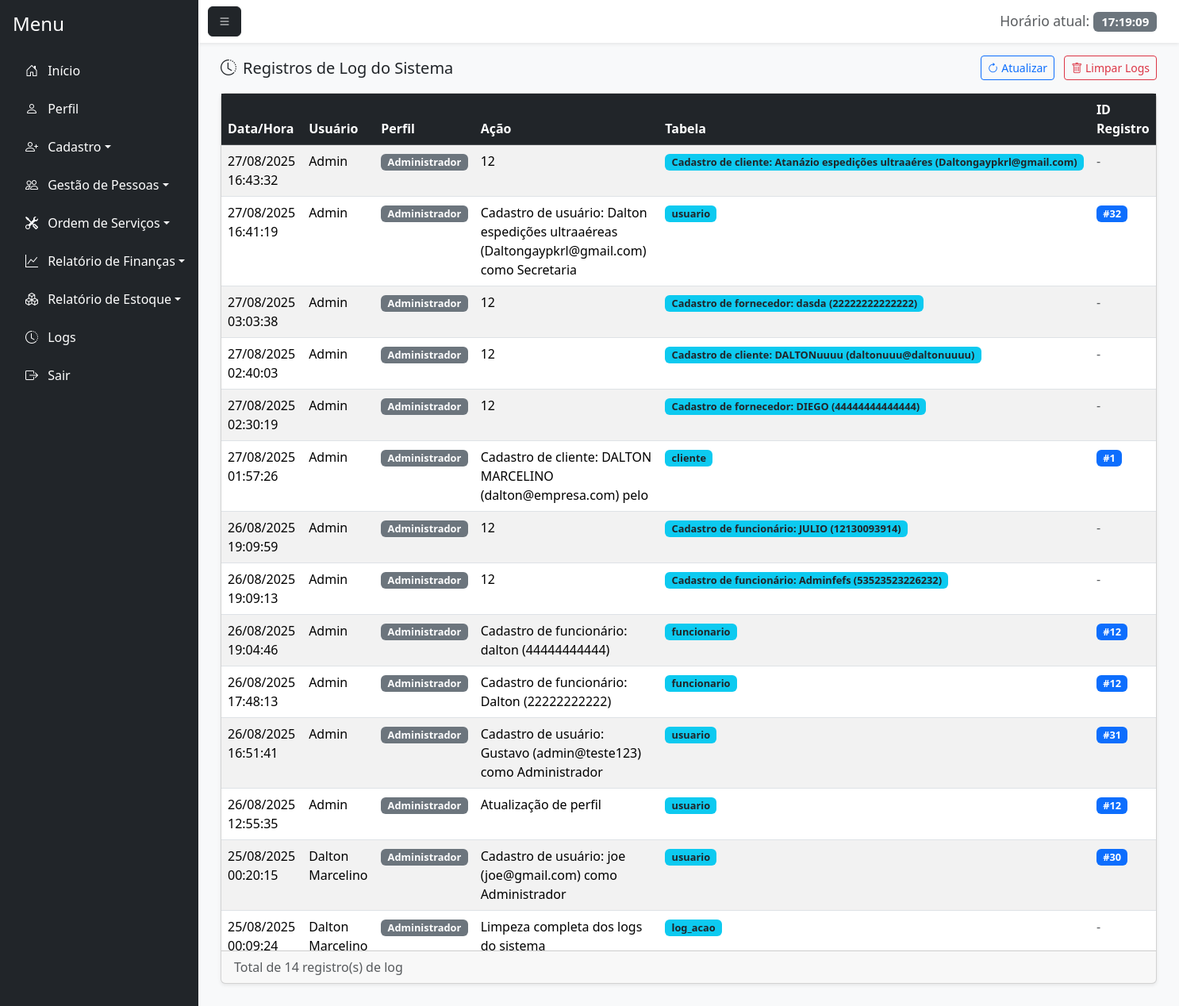
The page /logs.php (signed in) on the database its author committed.
### tables this page shows
CREATE TABLE `log_acao` (
  `id_log` int(11) NOT NULL,
  `id_usuario` int(11) NOT NULL,
  `id_perfil` int(11) NOT NULL,
  `acao` varchar(255) NOT NULL,
  `tabela_afetada` varchar(100) NOT NULL,
  `id_registro` int(11) DEFAULT NULL,
  `data_hora` timestamp NOT NULL DEFAULT current_timestamp()
);

CREATE TABLE `usuario` (
  `id_usuario` int(11) NOT NULL,
  `nome_usuario` varchar(100) NOT NULL,
  `senha` varchar(255) NOT NULL,
  `email` varchar(100) NOT NULL,
  `senha_temporaria` tinyint(1) DEFAULT 0,
  `id_perfil` int(11) NOT NULL,
  `status` enum('Ativo','Inativo') DEFAULT 'Ativo',
  `id_motivo_inatividade` int(11) DEFAULT NULL,
  `data_inatividade` date DEFAULT NULL,
  `observacao_inatividade` text DEFAULT NULL
);

CREATE TABLE `perfil` (
  `id_perfil` int(11) NOT NULL,
  `nome_perfil` varchar(100) NOT NULL
);

### logs.php (the view, shortened to what this page needs)
<?php
require_once 'conexao.php';
require_once 'php/permissoes.php';
$sql = "SELECT l.*, u.nome_usuario, p.nome_perfil
        FROM log_acao l
        JOIN usuario u ON l.id_usuario = u.id_usuario
        JOIN perfil p ON l.id_perfil = p.id_perfil
        ORDER BY l.data_hora DESC";
$stmt = $pdo->query($sql);
$logs = $stmt->fetchAll(PDO::FETCH_ASSOC);
?>
<!DOCTYPE html>
<html lang="pt-BR">
<head>
    <link href="https://cdn.jsdelivr.net/npm/bootstrap@5.3.7/dist/css/bootstrap.min.css" rel="stylesheet">
    <link href="https://cdn.jsdelivr.net/npm/bootstrap-icons@1.11.1/font/bootstrap-icons.css" rel="stylesheet">
</head>
<body>
<div class="d-flex vh-100 bg-light">
    <div class="flex-grow-1 d-flex flex-column">
        <nav class="navbar navbar-light bg-white shadow-sm">
            <div class="container-fluid">
                <button class="btn btn-dark" id="menu-toggle"><i class="bi bi-list"></i></button>
                <span class="navbar-brand mb-0 h1">
                    <small class="text-muted">Horário atual:</small>
                    <span id="liveClock" class="badge bg-secondary"></span>
                </span>
            </div>
        </nav>
        <div class="flex-grow-1 p-3" style="overflow-y: auto;">
            <div class="container-fluid">
                <div class="d-flex justify-content-between align-items-center mb-3">
                    <h5 class="mb-0"><i class="bi bi-clock-history me-2"></i>Registros de Log do Sistema</h5>
                    <div>
                        <button class="btn btn-outline-primary btn-sm me-2" onclick="window.location.reload()">
                            <i class="bi bi-arrow-clockwise"></i> Atualizar
                        </button>
                        <?php if ($_SESSION['perfil'] == 1): ?>
                            <button class="btn btn-outline-danger btn-sm" onclick="confirmarLimpezaLogs()">
                                <i class="bi bi-trash"></i> Limpar Logs
                            </button>
                        <?php endif; ?>
                    </div>
                </div>
                <div class="card shadow-sm">
                    <div class="card-body p-0">
                        <div class="table-responsive">
                            <table class="table table-striped table-hover mb-0">
                                <thead class="table-dark sticky-top">
                                    <tr>
                                        <th>Data/Hora</th>
                                        <th>Usuário</th>
                                        <th>Perfil</th>
                                        <th>Ação</th>
                                        <th>Tabela</th>
                                        <th>ID Registro</th>
                                    </tr>
                                </thead>
                                <tbody>
                                    <?php if (!empty($logs)): ?>
                                        <?php foreach ($logs as $log): ?>
                                            <tr>
                                                <td><?= date('d/m/Y H:i:s', strtotime($log['data_hora'])) ?></td>
                                                <td><?= htmlspecialchars($log['nome_usuario']) ?></td>
                                                <td>
                                                    <span class="badge bg-secondary badge-log">
                                                        <?= htmlspecialchars($log['nome_perfil']) ?>
                                                    </span>
                                                </td>
                                                <td><?= htmlspecialchars($log['acao']) ?></td>
                                                <td>
                                                    <span class="badge bg-info text-dark badge-log">
                                                        <?= htmlspecialchars($log['tabela_afetada']) ?>
                                                    </span>
                                                </td>
                                                <td>
                                                    <?php if ($log['id_registro']): ?>
                                                        <span class="badge bg-primary badge-log">
                                                            #<?= htmlspecialchars($log['id_registro']) ?>
                                                        </span>
                                                    <?php else: ?>
                                                        <span class="text-muted">-</span>
                                                    <?php endif; ?>
                                                </td>
                                            </tr>
                                        <?php endforeach; ?>
                                    <?php endif; ?>
                                </tbody>
                            </table>
                        </div>
                    </div>
                    <?php if (!empty($logs)): ?>
                    <div class="card-footer py-2">
                        <div class="d-flex justify-content-between align-items-center">
                            <div>
                                <span class="text-muted">
                                    Total de <?= count($logs) ?> registro(s) de log
                                </span>
                            </div>
                        </div>
                    </div>
                    <?php endif; ?>
                </div>
            </div>
        </div>
    </div>
</div>
</body>
</html>

### logs.php (style rules this page uses)
.table-responsive { max-height: 70vh; overflow-y: auto; }
.badge-log { font-size: 0.8em; }

### rows shown on the page
log_acao: data_hora "27/08/2025 16:43:32", id_usuario.nome_usuario "Admin", id_perfil.nome_perfil "Administrador", acao "12", tabela_afetada "Cadastro de cliente: Atanázio espedições ultraaéres (Daltongaypkrl@gmail.com)"
log_acao: data_hora "27/08/2025 16:41:19", id_usuario.nome_usuario "Admin", id_perfil.nome_perfil "Administrador", acao "Cadastro de usuário: Dalton espedições ultraaéreas (Daltongaypkrl@gmail.com) como Secretaria", tabela_afetada "usuario", id_registro "32"
log_acao: data_hora "27/08/2025 03:03:38", id_usuario.nome_usuario "Admin", id_perfil.nome_perfil "Administrador", acao "12", tabela_afetada "Cadastro de fornecedor: dasda (22222222222222)"
log_acao: data_hora "27/08/2025 02:40:03", id_usuario.nome_usuario "Admin", id_perfil.nome_perfil "Administrador", acao "12", tabela_afetada "Cadastro de cliente: DALTONuuuu (daltonuuu@daltonuuuu)"
log_acao: data_hora "27/08/2025 02:30:19", id_usuario.nome_usuario "Admin", id_perfil.nome_perfil "Administrador", acao "12", tabela_afetada "Cadastro de fornecedor: DIEGO (44444444444444)"
log_acao: data_hora "27/08/2025 01:57:26", id_usuario.nome_usuario "Admin", id_perfil.nome_perfil "Administrador", acao "Cadastro de cliente: DALTON MARCELINO (dalton@empresa.com) pelo", tabela_afetada "cliente", id_registro "1"
log_acao: data_hora "26/08/2025 19:09:59", id_usuario.nome_usuario "Admin", id_perfil.nome_perfil "Administrador", acao "12", tabela_afetada "Cadastro de funcionário: JULIO (12130093914)"
log_acao: data_hora "26/08/2025 19:09:13", id_usuario.nome_usuario "Admin", id_perfil.nome_perfil "Administrador", acao "12", tabela_afetada "Cadastro de funcionário: Adminfefs (53523523226232)"
log_acao: data_hora "26/08/2025 19:04:46", id_usuario.nome_usuario "Admin", id_perfil.nome_perfil "Administrador", acao "Cadastro de funcionário: dalton (44444444444)", tabela_afetada "funcionario", id_registro "12"
log_acao: data_hora "26/08/2025 17:48:13", id_usuario.nome_usuario "Admin", id_perfil.nome_perfil "Administrador", acao "Cadastro de funcionário: Dalton (22222222222)", tabela_afetada "funcionario", id_registro "12"
log_acao: data_hora "26/08/2025 16:51:41", id_usuario.nome_usuario "Admin", id_perfil.nome_perfil "Administrador", acao "Cadastro de usuário: Gustavo (admin@teste123) como Administrador", tabela_afetada "usuario", id_registro "31"
log_acao: data_hora "26/08/2025 12:55:35", id_usuario.nome_usuario "Admin", id_perfil.nome_perfil "Administrador", acao "Atualização de perfil", tabela_afetada "usuario", id_registro "12"
log_acao: data_hora "25/08/2025 00:20:15", id_usuario.nome_usuario "Dalton Marcelino", id_perfil.nome_perfil "Administrador", acao "Cadastro de usuário: joe (joe@gmail.com) como Administrador", tabela_afetada "usuario", id_registro "30"
log_acao: data_hora "25/08/2025 00:09:24", id_usuario.nome_usuario "Dalton Marcelino", id_perfil.nome_perfil "Administrador", acao "Limpeza completa dos logs do sistema", tabela_afetada "log_acao"

### other values the page prints
$categoria "Início"
$categoria "Perfil"
$categoria "Cadastro"
$categoria "Gestão de Pessoas"
$categoria "Ordem de Serviços"
$categoria "Relatório de Finanças"
$categoria "Relatório de Estoque"
$categoria "Logs"
count($logs) "14"
